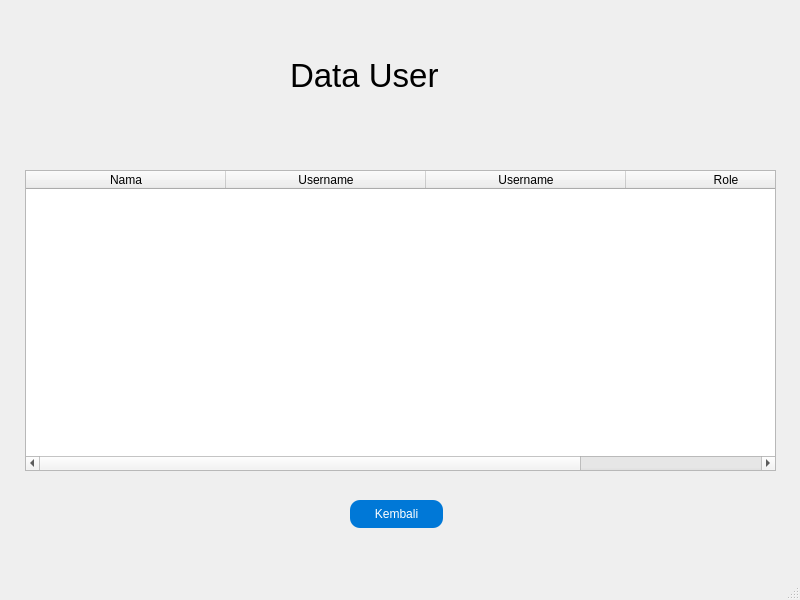
<?xml version="1.0" encoding="UTF-8"?>
<ui version="4.0">
 <class>MainWindow</class>
 <widget class="QMainWindow" name="MainWindow">
  <property name="geometry">
   <rect>
    <x>0</x>
    <y>0</y>
    <width>800</width>
    <height>600</height>
   </rect>
  </property>
  <property name="minimumSize">
   <size>
    <width>800</width>
    <height>600</height>
   </size>
  </property>
  <property name="maximumSize">
   <size>
    <width>800</width>
    <height>600</height>
   </size>
  </property>
  <property name="windowTitle">
   <string>MainWindow</string>
  </property>
  <widget class="QWidget" name="centralwidget">
   <widget class="QLabel" name="label">
    <property name="geometry">
     <rect>
      <x>290</x>
      <y>50</y>
      <width>191</width>
      <height>51</height>
     </rect>
    </property>
    <property name="font">
     <font>
      <pointsize>25</pointsize>
     </font>
    </property>
    <property name="text">
     <string>Data User</string>
    </property>
   </widget>
   <widget class="QTableWidget" name="datauser">
    <property name="geometry">
     <rect>
      <x>25</x>
      <y>170</y>
      <width>751</width>
      <height>301</height>
     </rect>
    </property>
    <attribute name="horizontalHeaderCascadingSectionResizes">
     <bool>false</bool>
    </attribute>
    <attribute name="horizontalHeaderMinimumSectionSize">
     <number>40</number>
    </attribute>
    <attribute name="horizontalHeaderDefaultSectionSize">
     <number>200</number>
    </attribute>
    <attribute name="horizontalHeaderShowSortIndicator" stdset="0">
     <bool>false</bool>
    </attribute>
    <attribute name="horizontalHeaderStretchLastSection">
     <bool>true</bool>
    </attribute>
    <column>
     <property name="text">
      <string>Nama</string>
     </property>
    </column>
    <column>
     <property name="text">
      <string>Username</string>
     </property>
    </column>
    <column>
     <property name="text">
      <string>Username</string>
     </property>
    </column>
    <column>
     <property name="text">
      <string>Role</string>
     </property>
    </column>
   </widget>
   <widget class="QPushButton" name="kembali">
    <property name="geometry">
     <rect>
      <x>350</x>
      <y>500</y>
      <width>93</width>
      <height>28</height>
     </rect>
    </property>
    <property name="styleSheet">
     <string notr="true">#kembali {
    background-color: #0078d7; 
    color: white;           
    border-radius: 10px;        
    border: none;                
    padding: 6px 15px;          
}

#kembali:hover {
    background-color: #005fa3; 
}
</string>
    </property>
    <property name="text">
     <string>Kembali</string>
    </property>
   </widget>
  </widget>
  <widget class="QStatusBar" name="statusbar"/>
 </widget>
 <resources/>
 <connections/>
</ui>
